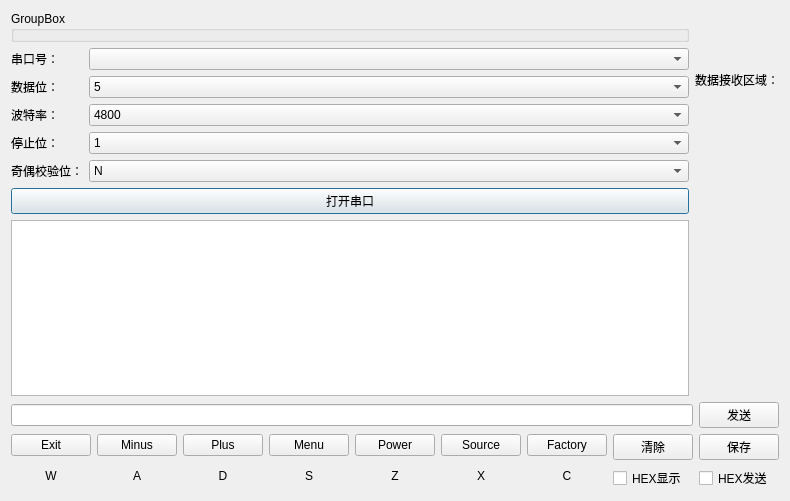
<?xml version="1.0" encoding="UTF-8"?>
<ui version="4.0">
 <class>UsartTool</class>
 <widget class="QDialog" name="UsartTool">
  <property name="geometry">
   <rect>
    <x>0</x>
    <y>0</y>
    <width>763</width>
    <height>501</height>
   </rect>
  </property>
  <property name="windowTitle">
   <string>Dialog</string>
  </property>
  <layout class="QGridLayout" name="gridLayout">
   <item row="1" column="1">
    <widget class="QLabel" name="DataReceiveArea">
     <property name="text">
      <string>数据接收区域：</string>
     </property>
     <property name="buddy">
      <cstring>textEdit</cstring>
     </property>
    </widget>
   </item>
   <item row="3" column="0">
    <widget class="QPushButton" name="SwitchButton">
     <property name="text">
      <string>打开串口</string>
     </property>
    </widget>
   </item>
   <item row="4" column="0">
    <widget class="QTextEdit" name="textEdit"/>
   </item>
   <item row="1" column="0" rowspan="2">
    <layout class="QFormLayout" name="formLayout">
     <property name="fieldGrowthPolicy">
      <enum>QFormLayout::AllNonFixedFieldsGrow</enum>
     </property>
     <item row="0" column="0">
      <widget class="QLabel" name="SerialnumLabel">
       <property name="text">
        <string>串口号：</string>
       </property>
       <property name="buddy">
        <cstring>SerialNumComboBox</cstring>
       </property>
      </widget>
     </item>
     <item row="0" column="1">
      <widget class="QComboBox" name="SerialNumComboBox"/>
     </item>
     <item row="1" column="0">
      <widget class="QLabel" name="DataBitsLabel">
       <property name="text">
        <string>数据位：</string>
       </property>
       <property name="buddy">
        <cstring>DatabitsComboBox</cstring>
       </property>
      </widget>
     </item>
     <item row="1" column="1">
      <widget class="QComboBox" name="DatabitsComboBox">
       <item>
        <property name="text">
         <string>5</string>
        </property>
       </item>
       <item>
        <property name="text">
         <string>6</string>
        </property>
       </item>
       <item>
        <property name="text">
         <string>7</string>
        </property>
       </item>
       <item>
        <property name="text">
         <string>8</string>
        </property>
       </item>
      </widget>
     </item>
     <item row="2" column="0">
      <widget class="QLabel" name="BaudRateLabel">
       <property name="text">
        <string>波特率：</string>
       </property>
       <property name="buddy">
        <cstring>BaudRataComboBox</cstring>
       </property>
      </widget>
     </item>
     <item row="2" column="1">
      <widget class="QComboBox" name="BaudRataComboBox">
       <item>
        <property name="text">
         <string>4800</string>
        </property>
       </item>
       <item>
        <property name="text">
         <string>9600</string>
        </property>
       </item>
       <item>
        <property name="text">
         <string>19200</string>
        </property>
       </item>
       <item>
        <property name="text">
         <string>57600</string>
        </property>
       </item>
       <item>
        <property name="text">
         <string>115200</string>
        </property>
       </item>
      </widget>
     </item>
     <item row="3" column="0">
      <widget class="QLabel" name="StopBitsLabel">
       <property name="text">
        <string>停止位：</string>
       </property>
       <property name="buddy">
        <cstring>StopBitsComboBox</cstring>
       </property>
      </widget>
     </item>
     <item row="3" column="1">
      <widget class="QComboBox" name="StopBitsComboBox">
       <item>
        <property name="text">
         <string>1</string>
        </property>
       </item>
       <item>
        <property name="text">
         <string>1.5</string>
        </property>
       </item>
       <item>
        <property name="text">
         <string>2</string>
        </property>
       </item>
      </widget>
     </item>
     <item row="4" column="0">
      <widget class="QLabel" name="ParityLabel">
       <property name="text">
        <string>奇偶校验位：</string>
       </property>
       <property name="buddy">
        <cstring>ParityComboBox</cstring>
       </property>
      </widget>
     </item>
     <item row="4" column="1">
      <widget class="QComboBox" name="ParityComboBox">
       <item>
        <property name="text">
         <string>N</string>
        </property>
       </item>
       <item>
        <property name="text">
         <string>O</string>
        </property>
       </item>
       <item>
        <property name="text">
         <string>E</string>
        </property>
       </item>
       <item>
        <property name="text">
         <string>M</string>
        </property>
       </item>
       <item>
        <property name="text">
         <string>S</string>
        </property>
       </item>
      </widget>
     </item>
    </layout>
   </item>
   <item row="0" column="0">
    <widget class="QGroupBox" name="groupBox">
     <property name="title">
      <string>GroupBox</string>
     </property>
    </widget>
   </item>
   <item row="5" column="0" colspan="2">
    <layout class="QVBoxLayout" name="verticalLayout_10">
     <item>
      <layout class="QHBoxLayout" name="horizontalLayout_2">
       <item>
        <widget class="QLineEdit" name="DataToSend"/>
       </item>
       <item>
        <widget class="QPushButton" name="SendDataButton">
         <property name="text">
          <string>发送</string>
         </property>
        </widget>
       </item>
      </layout>
     </item>
     <item>
      <layout class="QHBoxLayout" name="horizontalLayout">
       <item>
        <layout class="QVBoxLayout" name="verticalLayout">
         <item>
          <widget class="QPushButton" name="ExitButton">
           <property name="text">
            <string>Exit</string>
           </property>
          </widget>
         </item>
         <item>
          <widget class="QLabel" name="KeyIndicatorA">
           <property name="text">
            <string>W</string>
           </property>
           <property name="alignment">
            <set>Qt::AlignCenter</set>
           </property>
          </widget>
         </item>
        </layout>
       </item>
       <item>
        <layout class="QVBoxLayout" name="verticalLayout_2">
         <item>
          <widget class="QPushButton" name="MinusButton">
           <property name="text">
            <string>Minus</string>
           </property>
          </widget>
         </item>
         <item>
          <widget class="QLabel" name="KeyIndicatorB">
           <property name="text">
            <string>A</string>
           </property>
           <property name="alignment">
            <set>Qt::AlignCenter</set>
           </property>
          </widget>
         </item>
        </layout>
       </item>
       <item>
        <layout class="QVBoxLayout" name="verticalLayout_3">
         <item>
          <widget class="QPushButton" name="PlusButton">
           <property name="text">
            <string>Plus</string>
           </property>
          </widget>
         </item>
         <item>
          <widget class="QLabel" name="KeyIndicatorC">
           <property name="text">
            <string>D</string>
           </property>
           <property name="alignment">
            <set>Qt::AlignCenter</set>
           </property>
          </widget>
         </item>
        </layout>
       </item>
       <item>
        <layout class="QVBoxLayout" name="verticalLayout_4">
         <item>
          <widget class="QPushButton" name="MenuButton">
           <property name="text">
            <string>Menu</string>
           </property>
          </widget>
         </item>
         <item>
          <widget class="QLabel" name="KeyIndicatorD">
           <property name="text">
            <string>S</string>
           </property>
           <property name="alignment">
            <set>Qt::AlignCenter</set>
           </property>
          </widget>
         </item>
        </layout>
       </item>
       <item>
        <layout class="QVBoxLayout" name="verticalLayout_5">
         <item>
          <widget class="QPushButton" name="PowerButton">
           <property name="text">
            <string>Power</string>
           </property>
          </widget>
         </item>
         <item>
          <widget class="QLabel" name="KeyIndicatorE">
           <property name="text">
            <string>Z</string>
           </property>
           <property name="alignment">
            <set>Qt::AlignCenter</set>
           </property>
          </widget>
         </item>
        </layout>
       </item>
       <item>
        <layout class="QVBoxLayout" name="verticalLayout_6">
         <item>
          <widget class="QPushButton" name="SourceButton">
           <property name="text">
            <string>Source</string>
           </property>
          </widget>
         </item>
         <item>
          <widget class="QLabel" name="KeyIndicatorF">
           <property name="text">
            <string>X</string>
           </property>
           <property name="alignment">
            <set>Qt::AlignCenter</set>
           </property>
          </widget>
         </item>
        </layout>
       </item>
       <item>
        <layout class="QVBoxLayout" name="verticalLayout_7">
         <item>
          <widget class="QPushButton" name="FactoryButton">
           <property name="text">
            <string>Factory</string>
           </property>
          </widget>
         </item>
         <item>
          <widget class="QLabel" name="KeyIndicatorG">
           <property name="text">
            <string>C</string>
           </property>
           <property name="alignment">
            <set>Qt::AlignCenter</set>
           </property>
          </widget>
         </item>
        </layout>
       </item>
       <item>
        <layout class="QVBoxLayout" name="verticalLayout_8">
         <item>
          <widget class="QPushButton" name="ClearDataButton">
           <property name="text">
            <string>清除</string>
           </property>
          </widget>
         </item>
         <item>
          <widget class="QCheckBox" name="HexDisCheckbox">
           <property name="text">
            <string>HEX显示</string>
           </property>
          </widget>
         </item>
        </layout>
       </item>
       <item>
        <layout class="QVBoxLayout" name="verticalLayout_9">
         <item>
          <widget class="QPushButton" name="SaveDataButton">
           <property name="text">
            <string>保存</string>
           </property>
          </widget>
         </item>
         <item>
          <widget class="QCheckBox" name="HexSendcheckBox_2">
           <property name="text">
            <string>HEX发送</string>
           </property>
          </widget>
         </item>
        </layout>
       </item>
      </layout>
     </item>
    </layout>
   </item>
  </layout>
  <zorder>textEdit</zorder>
  <zorder>SwitchButton</zorder>
  <zorder>DataReceiveArea</zorder>
  <zorder>groupBox</zorder>
 </widget>
 <tabstops>
  <tabstop>ExitButton</tabstop>
  <tabstop>MinusButton</tabstop>
  <tabstop>MenuButton</tabstop>
  <tabstop>PlusButton</tabstop>
  <tabstop>PowerButton</tabstop>
  <tabstop>SourceButton</tabstop>
  <tabstop>FactoryButton</tabstop>
  <tabstop>SendDataButton</tabstop>
  <tabstop>ClearDataButton</tabstop>
  <tabstop>SwitchButton</tabstop>
  <tabstop>HexDisCheckbox</tabstop>
  <tabstop>SerialNumComboBox</tabstop>
  <tabstop>DatabitsComboBox</tabstop>
  <tabstop>BaudRataComboBox</tabstop>
  <tabstop>StopBitsComboBox</tabstop>
  <tabstop>ParityComboBox</tabstop>
  <tabstop>DataToSend</tabstop>
 </tabstops>
 <resources/>
 <connections/>
</ui>
